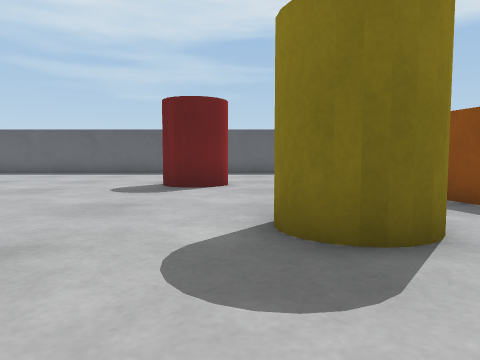
View 1 (above)

16 first-person views from a walk through a Webots world. The camera is 0.04 m above the floor, tilts 4° down and sees 70° across. The floor is counted in squares, 0.05 m on a side. Each view is taken from the middle of a square. On the plan, view 1 faces up. The plan holds only what a view shows up to about 12 squares ahead; the rest is blank. Robots are left out. Webots' stock objects and surfaces are drawn as simple stand-ins.

View 2
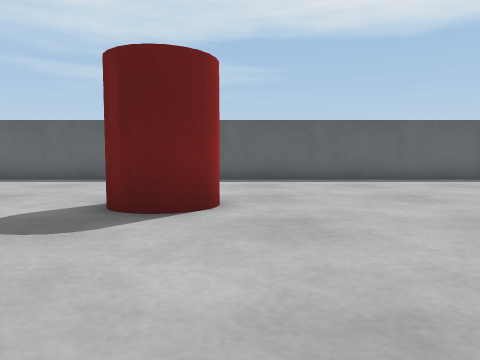

View 3
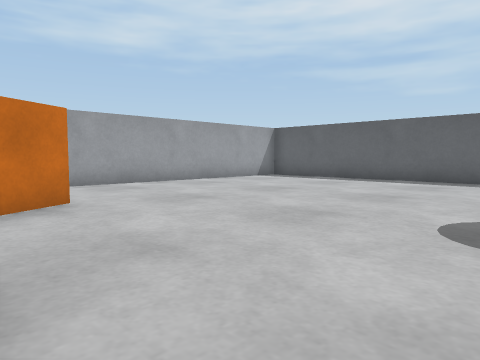

View 4
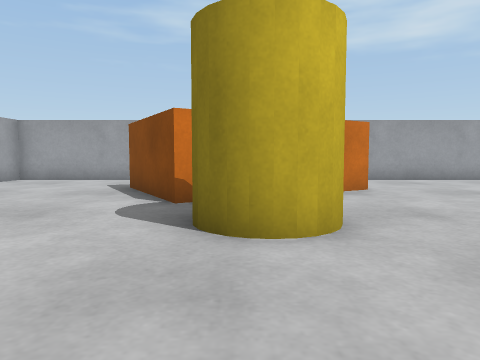

View 5
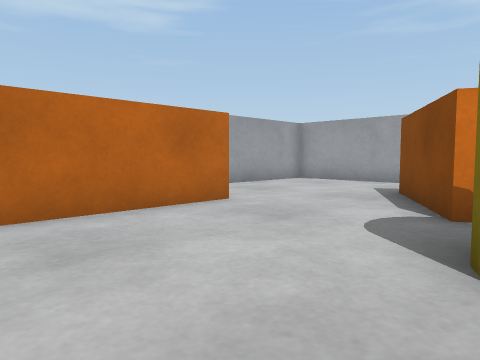

View 6
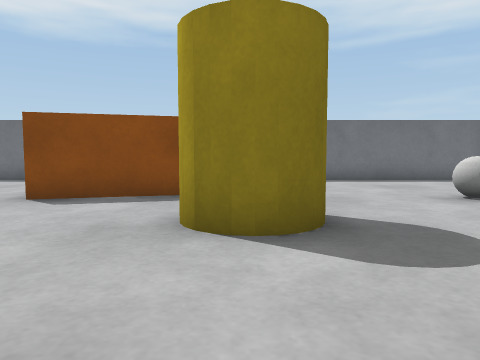

View 7
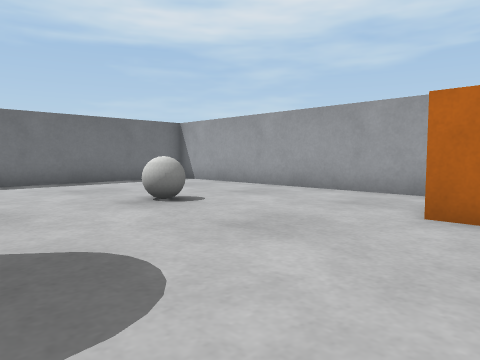

View 8
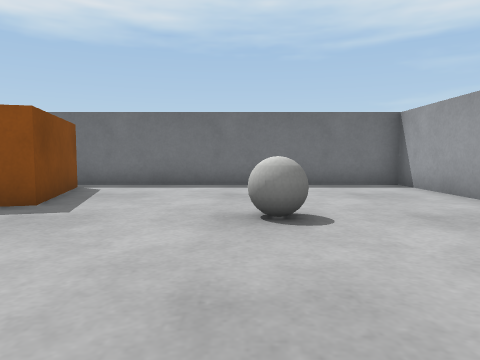

View 9
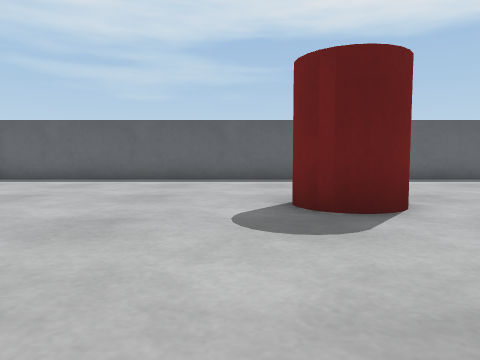

View 10
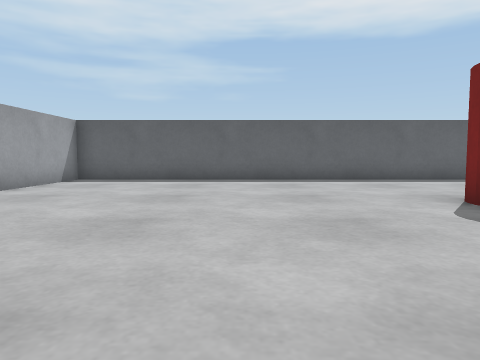

View 11
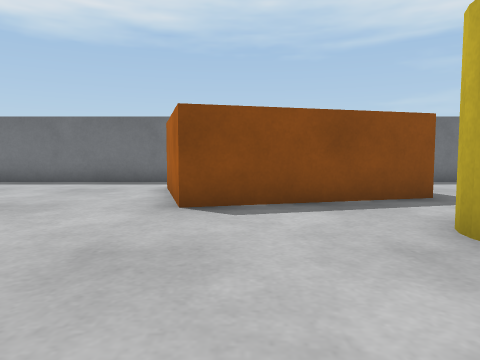

View 12
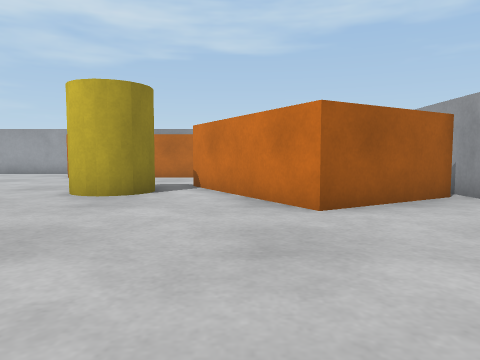

View 13
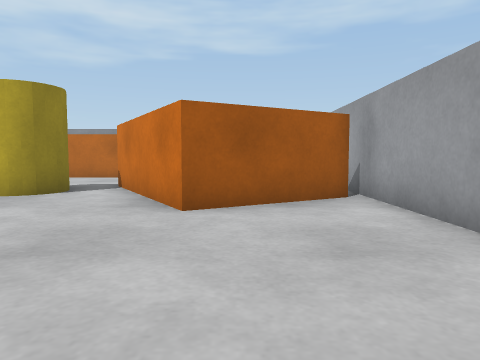

View 14
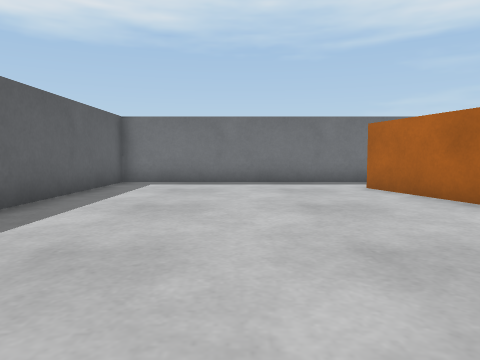

View 15
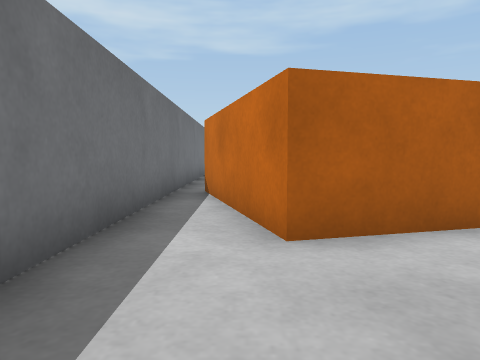

View 16
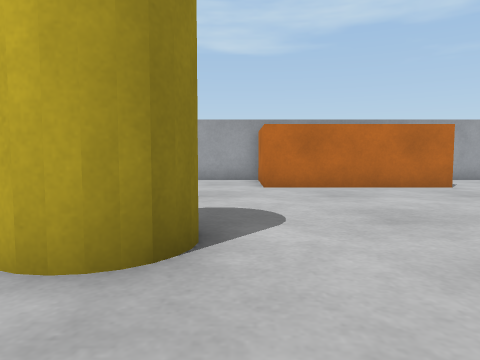

### Floor plan
Key: @ floor where view 1 was taken; # wall or solid block; . floor; J jar; B biscuit box; A ball.
Columns run from 12 left of view 1 to 9 right of it. Each row starts with its distance up from view 1.
 16 ######################
 15 #....................#
 14 #....................#
 13 #....................#
 12 #....................#
 11 #....................#
 10 #.........J .........#
  9 #.........JJJ.....B..#
  8 #..............BBBBB.#
  7 #...............B  B.#
  6 #..BB...........B  B.#
  5 #.BBB........J..B  B.#
  4 #B   B.JJ....JJ.BBBBB#
  3 #    BBJJJ...JJ..B...#
  2       B..............#
  1     BB...............#
  0   .B........@..AA....#
 -1 #..............AA....#
 -2 #......BBBBB.........#
 -3 #......    B.........#
 -4 #.....     B.........#
 -5 ######     B##########

Where each view was taken, in squares from view 1:
view 1: 0 up, 0 right, facing up
view 2: 4 up, 0 right, facing up
view 3: 4 up, 2 left, facing up-left
view 4: 3 up, 0 right, facing left
view 5: 3 up, 1 left, facing down-left
view 6: 4 up, 3 left, facing right
view 7: 3 up, 2 left, facing down-right
view 8: 0 up, 1 left, facing right
view 9: 4 up, 3 left, facing up
view 10: 4 up, 6 left, facing up
view 11: 7 up, 2 left, facing right
view 12: 11 up, 7 left, facing down
view 13: 11 up, 9 left, facing down
view 14: 12 up, 2 left, facing right
view 15: 12 up, 7 right, facing down
view 16: 7 up, 0 right, facing down
